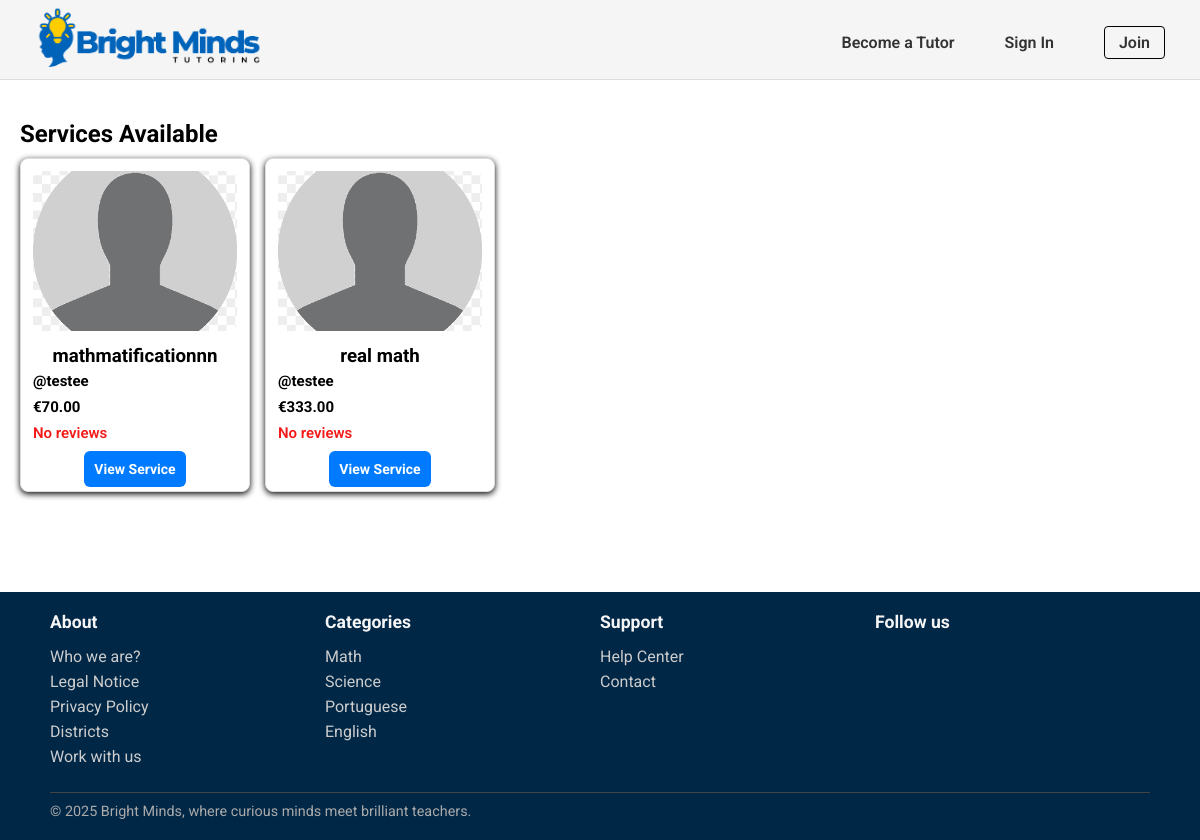
/pages/services_list.php?category=Math, run on an earlier commit of the app's database.
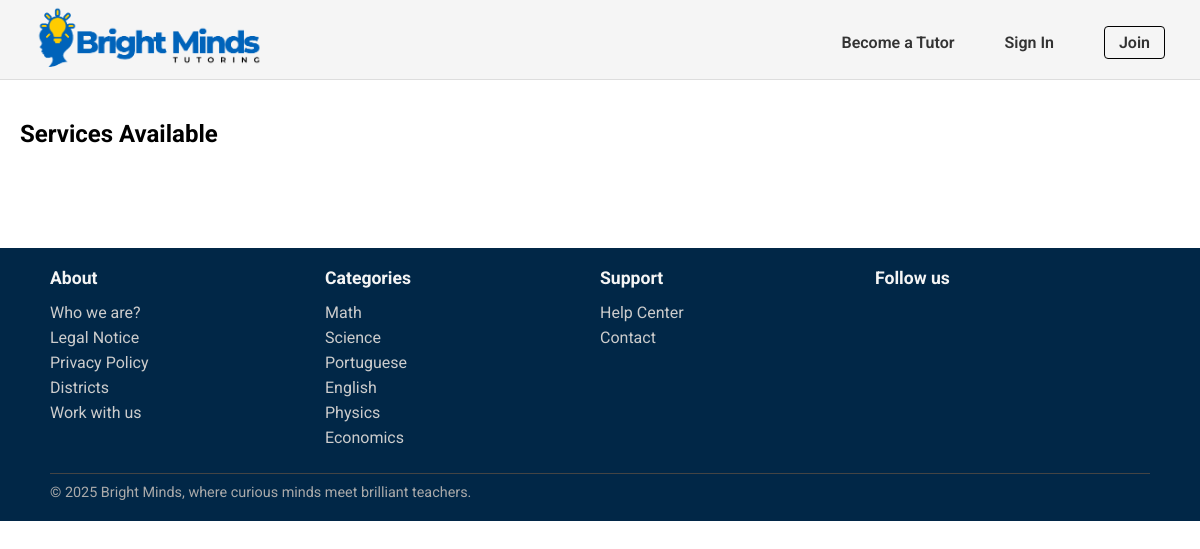
And on a later commit of the database.
### tables this page shows
CREATE TABLE Service(
    service_id INTEGER PRIMARY KEY,
    freelancer_id INTEGER NOT NULL,
    title TEXT NOT NULL,
    category_name TEXT NOT NULL,
    description TEXT NOT NULL,
    duracao INTEGER NOT NULL,
    price REAL NOT NULL,
    service_type TEXT CHECK(service_type IN ('individual presencial', 'grupo presencial', 'individual online','grupo online', 'revisão trabalhos')) NOT NULL,
    num_sessoes INTEGER NOT NULL,
    status TEXT CHECK(status IN ('ativo', 'inativo')) DEFAULT 'ativo',
    max_students INTEGER,
    FOREIGN KEY (freelancer_id) REFERENCES Freelancers(freelancer_id) ON UPDATE CASCADE ON DELETE CASCADE,
    FOREIGN KEY (category_name) REFERENCES Category(category_name) ON UPDATE CASCADE ON DELETE RESTRICT
);

CREATE TABLE User (
    user_id INTEGER PRIMARY KEY,
    username TEXT UNIQUE NOT NULL,
    name TEXT NOT NULL,
    birth_date DATE,
    email TEXT UNIQUE NOT NULL,
    password TEXT NOT NULL,
    usertype TEXT CHECK(usertype IN ('student', 'tutor', 'admin')) NOT NULL,
    address TEXT,
    postal_code TEXT,
    city TEXT,
    registration_date DATE NOT NULL,
    profile_image TEXT
);

CREATE TABLE Category(
    category_name TEXT PRIMARY KEY
);

### pages/services_list.php (called while the page is built)
<?php
    require_once(__DIR__. '/../templates/common.tpl.php');
    require_once(__DIR__.'/../database/connection.db.php');
    require_once(__DIR__.'/../database/service.class.php');
    require_once(__DIR__.'/../database/categories.php');
    require_once(__DIR__. '/../templates/services.tpl.php');
    $session = new Session();
    $db = getDatabaseConnection();
    $categories = getAllCategories($db);
    $category = $_GET['category'];
    $services = getServicesbyCategory($db,$category);
    drawHeader($session);
    drawServices($services,$db);
    drawFooter($categories);
?>

### utils/session.php (called while the page is built, shortened)
<?php
  class Session {
    public function isLoggedIn() : bool {
      return isset($_SESSION['id']);
    }
  }
?>

### database/service.class.php (called while the page is built, shortened)
<?php
function getServicesbyCategory(PDO $db, string $category): array {
    $stmt = $db->prepare('
        SELECT s.service_id, s.title, s.price, s.service_type,
               u.name AS freelancer_name, u.user_id,
               (SELECT AVG(r.rating) FROM Review r
                JOIN Booking b ON r.booking_id = b.booking_id
                WHERE b.service_id = s.service_id) AS avg_rating
        FROM Service s
        JOIN Freelancer f ON s.freelancer_id = f.freelancer_id
        JOIN User u ON f.freelancer_id = u.user_id
        WHERE s.category_name = :category AND s.status = "ativo"
    ');
    $stmt->bindParam(':category', $category, PDO::PARAM_STR);
    $stmt->execute();
    $services = [];
    while ($row = $stmt->fetch(PDO::FETCH_ASSOC)) {
        $user = User::getUserbyId($db, intval($row['user_id']));
        $profileImage = $user->getPhoto();
        $row['profile_image'] = $profileImage;
        $services[] = $row;
    }
    return $services;
}
?>

### database/categories.php (called while the page is built, shortened)
<?php
  function getAllCategories(PDO $db) {
    $stmt = $db->prepare('SELECT category_name
                          FROM Category');
    $stmt->execute();
    return $stmt->fetchAll();
  }
?>

### templates/common.tpl.php (the view, shortened to what this page needs)
<?php
    require_once(__DIR__. '/../utils/session.php');
?>
<?php function drawHeader(Session $session){ ?>
    <!DOCTYPE html>
    <html>
        <head>
            <link rel="stylesheet" href="../css/style.css">
            <link rel="stylesheet" href="../css/profile.css">
            <link rel="stylesheet" href="../css/services.css">
            <link rel="stylesheet" href="../css/service_detail.css">
            <link rel="stylesheet" href="../css/admin.css">
        </head>
        <body>
            <header>
                <nav>
                    <a href="../pages/index.php"><img id="logo" src="../docs/BrightMinds_logo.png" alt="BrightMinds Logo"></a>
                    <?php
                        if($session->isLoggedIn()) drawUserNav($session);
                        else drawVisitorNav();
                    ?>
                </nav>
            </header>
            <main>
<?php } ?>
<?php function drawVisitorNav() { ?>
    <ul class="visitor-nav-links">
        <li><a href="../pages/sign_up.php">Become a Tutor</a></li>
        <li><a href="../pages/login.php">Sign In</a></li>
        <li><a href="../pages/sign_up.php" class="join-btn">Join</a></li>
    </ul>
<?php } ?>
<?php function drawFooter(array $categories){ ?>
            </main>
            <footer>
                <div class="footer-content">
                    <section class="footer-column">
                        <h3>About</h3>
                        <ul>
                            <li><a href="">Who we are?</a></li>
                            <li><a href="">Legal Notice</a></li>
                            <li><a href="">Privacy Policy</a></li>
                            <li><a href="">Districts</a></li>
                            <li><a href="">Work with us</a></li>
                        </ul>
                    </section>
                    <section class="footer-column">
                        <h3>Categories</h3>
                        <ul>
                            <?php foreach($categories as $category){ ?>
                                <li>
                                    <a href=""><?=$category['category_name']?>
                                    </a>
                                </li>
                            <?php } ?>
                        </ul>
                    </section>
                    <section class="footer-column">
                        <h3>Support</h3>
                        <ul>
                            <li><a href="#">Help Center</a></li>
                            <li><a href="#">Contact</a></li>
                        </ul>
                    </section>
                    <section class="footer-column">
                        <h3>Follow us</h3>
                    </section>
                    <div class="footer-bottom">
                        <hr>
                        <p>© 2025 Bright Minds, where curious minds meet brilliant teachers.</p>
                    </div>
                </div>
            </footer>
        </body>
    </html>
<?php } ?>

### templates/services.tpl.php (shortened to what this page needs)
<?php function drawServices(array $services){ ?>
    <section id="services">
        <h2>Services Available</h2>
        <div class="services-button">
            <?php foreach ($services as $service) {
              $profileImage = $service['profile_image'];
            ?>
                <div class="service-card">
                    <div class="service-img-container">
                      <img class="profile-photo" src="<?= htmlspecialchars($profileImage) ?>" alt="Freelancer profile photo">
                    </div>
                    <div class="service-details">
                        <p class="service-name"><h3><?= htmlspecialchars($service['title']) ?><h3>
                        <p class="service-description"><?= htmlspecialchars($service['description']) ?>
                        <p class="freelancer-name">@<?= htmlspecialchars($service['freelancer_name']) ?></p>
                        <p class="price">€<?= number_format($service['price'], 2) ?></p>
                        <p class="rating">
                            <?php
                            $avg = round($service['avg_rating'], 1);
                            if ($avg) {
                                echo $avg . " ★";
                            } else {
                                echo "No reviews";
                            }
                            ?>
                        </p>
                        <a href="service_detail.php?id=<?= $service['service_id'] ?>" class="view-service-btn">View Service</a>
                    </div>
                </div>
            <?php } ?>
        </div>
    </section>
<?php } ?>

### css/style.css (style rules this page uses)
* { font-family: "Roboto"; margin:0; padding:0; box-sizing: border-box; }
header { font-family: "Roboto"; font-style: normal; background-color: whitesmoke; border-bottom: 1px solid #ddd; height: 80px; width: 100%; position: fixed; top:0; left:0; }
nav { display: flex; align-items: center; justify-content: space-between; padding: 5px 35px; }
.visitor-nav-links { list-style: none; display: flex; align-items: center; gap: 50px; }
#logo { height:70px; width: auto; }
a { text-decoration:none; }
.visitor-nav-links li a, .user-nav a { color: #333; font-weight: 600; font-size: 16px; }
.join-btn { padding: 6px 14px; border: 1px solid #000; border-radius: 4px; background-color: transparent; font-weight: bold; cursor: pointer; }
footer { font-family: "Roboto", sans-serif; background-color: #012747; color: #fff; padding: 20px 50px; }
.footer-content { display:grid; grid-template-columns: repeat(4, 1fr); grid-template-rows: auto auto; row-gap: 20px; }
.footer-bottom { grid-column: 1 / -1; }
.footer-column h3 { font-size: 1.1rem; margin-bottom: 15px; color: #f5f5f5; }
.footer-column ul { list-style: none; }
.footer-column ul li { margin-bottom: 6px; }
.footer-column ul li a { text-decoration: none; color: #ccc; }
.footer-bottom { text-align: start; font-size: 0.9rem; color: #aaa; }
.footer-bottom hr { border: none; border-top: 1px solid #444; margin-bottom: 10px; }

### css/profile.css (style rules this page uses)
* { font-family: "Roboto"; margin:0; padding:0; box-sizing: border-box; }

### css/services.css (style rules this page uses)
#services { margin-top: 100px; margin-bottom: 80px; padding: 20px; }
.services-button { display: flex; flex-wrap: wrap; justify-content: flex-start; gap: 15px; }
.service-card { border: 1px solid #ddd; border-radius: 8px; width: 230px; padding: 12px; background: white; box-shadow: 0 2px 6px rgba(0, 0, 0, 0.986); text-align: center; display: flex; flex-direction: column; margin-top: 10px; }
.profile-photo { width: 100%; height: 160px; object-fit: cover; border-radius: 8px; margin-bottom: 10px; }
.freelancer-name { font-weight: bold; color: #000000; margin: 5px 0; text-align: left; font-size: 15px; }
.price { color: #000000; font-weight: bold; font-size: 15px; margin: 8px 0; text-align: left; }
.rating { color: #f41a1a; font-weight: 600; font-size: 15px; text-align: left; margin-bottom: 15px; }
.view-service-btn { background-color: #007bff; color: white; font-size: 14px; padding: 10px; border: none; border-radius: 6px; cursor: pointer; transition: background-color 0.3s ease; width: 100%; margin-top: 30px; }

What changed in the data, as far as the page shows it:
removed service: title "mathmatificationnn", user.name "testee", price "70.00"
removed service: title "real math", user.name "testee", price "333.00"
added category: category_name "Physics"
added category: category_name "Economics"
